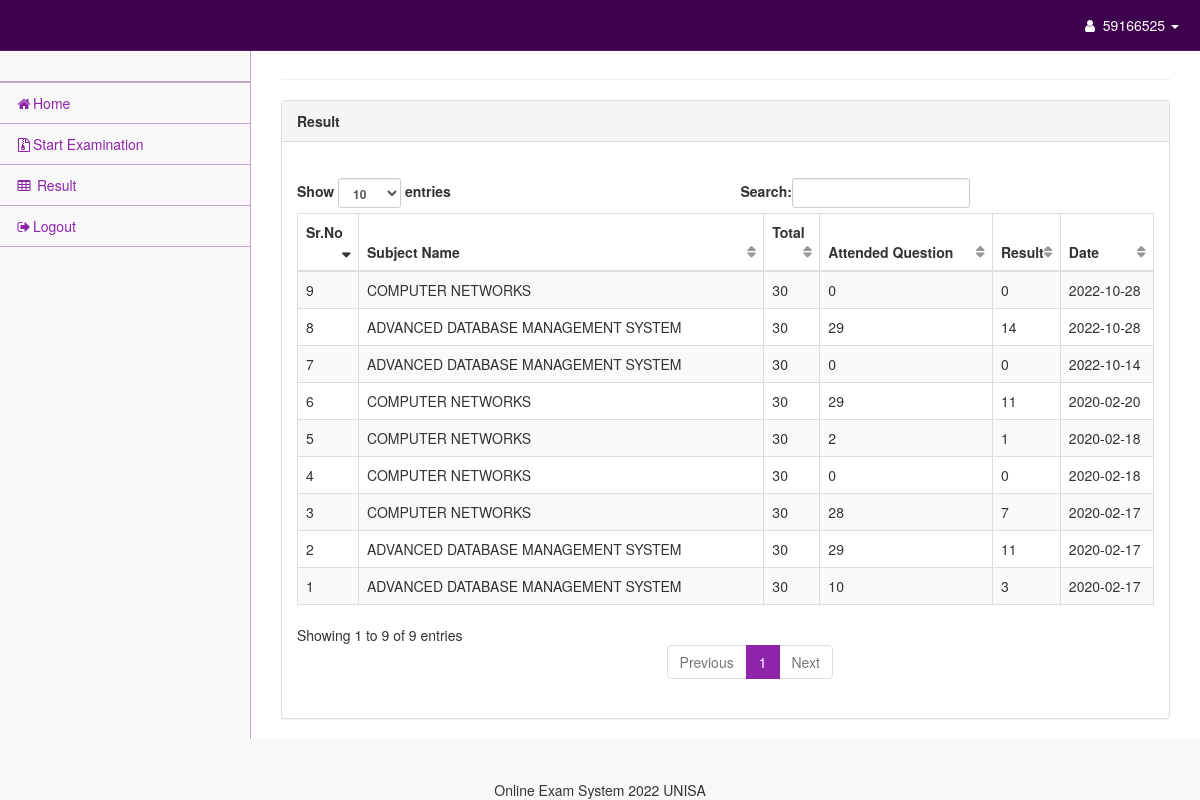
/result.php (signed in), run on the app's committed database.
### tables this page shows
CREATE TABLE `result` (
  `id` int(11) NOT NULL,
  `user_id` int(11) NOT NULL,
  `branch` text NOT NULL,
  `sem` text NOT NULL,
  `subject` text NOT NULL,
  `attend_que` text NOT NULL,
  `obtained_marks` text NOT NULL,
  `exam_date` date NOT NULL,
  `delete_status` int(11) NOT NULL
);

### result.php (the view, shortened to what this page needs)
<?php
include("header.php");
include("connect.php");
$sql ="select * from result  WHERE user_id='".$_SESSION['user_id']."'  ";
$result=$conn->query($sql);
?>
<div id="page-wrapper">
                <div class="container-fluid">
                    <div class="row">
                        <div class="col-lg-12">
                            <h1 class="page-header"></h1>
                        </div>
                    </div>
                    <div class="row">
                        <div class="col-lg-12">
                            <div class="panel panel-default">
                                <div class="panel-heading">
                                 <b>  Result</b>
                                </div>
                                <div class="panel-body">
                                    <br>
                                    <div class="table-responsive">
<table class="table table-striped table-bordered table-hover" id="dataTables-example">
    <div class="col-sm-6">
        <div id="dataTables-example_filter" class="dataTables_filter">
            <thead>
                <tr>
                    <th>Sr.No</th>
                    <th>Subject Name </th>
                    <th>Total</th>
                    <th>Attended Question</th>
                    <th>Result</th>
                     <th>Date</th>
                </tr>
            </thead>
            <tbody>
                                        <?php
                                            $count = 1;
                                            while ($row = mysqli_fetch_assoc($result)) {
                                        ?>
<?php
foreach ($result as $row) {
    ?>
    <tr>
        <td><?php echo $count; ?></td>
        <td><?php echo $row['subject']; ?></td>
         <td>30</td>
        <td><?php echo $row['attend_que']; ?></td>
        <td><?php echo $row['obtained_marks']; ?></td>
        <td><?php echo $row['exam_date']; ?></td>
         <?php $count++; } ?>
<?php
}
?>
                                        </tbody>
        </div>
    </div>
</table>
                                    </div>
                                </div>
                            </div>
                        </div>
                    </div>
                            </div>
                        </div>
                    </div>
</html>
<?php
include("footer.php");
?>

### header.php (shortened to what this page needs)
<?php
$filepage = explode('/',$_SERVER['REQUEST_URI']);
$filepage = end($filepage);
?>
<!DOCTYPE html>
<html lang="en">
    <head>
       <link href="css/bootstrap.min.css" rel="stylesheet">
        <link href="css/metisMenu.min.css" rel="stylesheet">
        <link href="css/timeline.css" rel="stylesheet">
        <link href="css/startmin.css" rel="stylesheet">
        <link href="css/morris.css" rel="stylesheet">
        <link href="css/font-awesome.min.css" rel="stylesheet" type="text/css">
        <link rel="stylesheet" href="css/style.css">
    </head>
    <body>
        <div id="wrapper">
            <nav class="navbar navbar-inverse navbar-fixed-top" role="navigation">
                  <ul class="nav navbar-right navbar-top-links">
                 <li class="dropdown">
                                              <a class="dropdown-toggle" data-toggle="dropdown" href="#">
                            <i class="fa fa-user fa-fw"></i>
                            <?php
      if(isset ($_SESSION['user_id']))
      {
        echo $_SESSION['user_name'];
      }
      else
      {
        echo 'USER';
      }
    ?>
    <?php
                        if(isset ($_SESSION['user_id']))
      {
                        ?>
  <b class="caret"></b>
                        </a>
                        <?php }
                        ?>
                    </li>
                </ul>
                <div class="navbar-default sidebar" role="navigation">
                    <div class="sidebar-nav navbar-collapse">
                        <ul class="nav" id="side-menu">
                            <li class="sidebar-search">
                            </li>
                                           <?php
 if(isset($_SESSION['user_id'])) {
                        if($filepage != 'examination.php'){ ?>
                          <li>
                             <li>
                                <a href="home.php"><i class="fa fa-home fa-fw"></i>Home</a>
                            </li>
                            <li>
                                <a href="exam.php?action=student-modules"><i class="fa fa-file-archive-o fa-fw"></i>Start Examination</a>
                            </li>
                             <li>
                            <a href="result.php"><i class="fa fa-table fa-fw"></i> Result</a>
                            </li>
                            <li>
                            <a href="logout.php"><i class="fa fa-sign-out fa-fw"></i>Logout</a>
                            </li>
                            </li>
                    <?php } else { ?>
                            <li><a href="result_count.php" id="endExamBtn"> <i class="fa fa-user fa-fw"></i> End-Exam</a></li>
                            <li><a href="logout.php"> <i class="fa fa-sign-out fa-fw"></i> Logout</a></li>
                        <?php }
                    } ?>
                </div>
            </nav>

### footer.php (shortened to what this page needs)
</head>
<body>
<br>
<footer class="footer" style="  position: fixed;left: 0;bottom: 0;width: 100%;text-align: center;"> <br>Online Exam System 2022 UNISA </a>
<br>
</body>
</html>
    </body>
</html>

### css/startmin.css (style rules this page uses)
body { background-color: #f8f8f8; }
#wrapper { width: 100%; }
#page-wrapper { padding-top: 30px; min-height: 568px; background-color: #fff; }
@media (min-width:768px) { #page-wrapper { position: inherit; margin-left: 250px; padding: 30px 15px 0 15px; border-left: 1px solid #c0a6c7; } }
.navbar-right { text-align: right; }
.navbar-top-links { margin: 0; }
.navbar-top-links li { display: inline-block; }
.navbar-top-links li:last-child { margin-right: 6px; }
.navbar-top-links li a { padding: 15px; min-height: 50px; }
.navbar-top-links>li>a { color: #fff; }
.sidebar .sidebar-nav.navbar-collapse { padding-right: 0; padding-left: 0; }
.sidebar .sidebar-search { padding: 15px; }
.sidebar ul li { border-bottom: 1px solid #c0a6c7; }
@media (min-width:768px) { .sidebar { z-index: 1; position: absolute; width: 250px; margin-top: 51px; } }
table.dataTable thead .sorting, table.dataTable thead .sorting_asc, table.dataTable thead .sorting_desc, table.dataTable thead .sorting_asc_disabled, table.dataTable thead .sorting_desc_disabled { background: 0 0; }
table.dataTable thead .sorting_desc:after { content: "\f0dd"; float: right; font-family: fontawesome; }
table.dataTable thead .sorting:after { content: "\f0dc"; float: right; font-family: fontawesome; color: rgba(50,50,50,.5); }

### data on the page
result: subject "ADVANCED DATABASE MANAGEMENT SYSTEM", attend_que "10", obtained_marks "3", exam_date "2020-02-17"
result: subject "ADVANCED DATABASE MANAGEMENT SYSTEM", attend_que "29", obtained_marks "11", exam_date "2020-02-17"
result: subject "COMPUTER NETWORKS", attend_que "28", obtained_marks "7", exam_date "2020-02-17"
result: subject "COMPUTER NETWORKS", attend_que "0", obtained_marks "0", exam_date "2020-02-18"
result: subject "COMPUTER NETWORKS", attend_que "2", obtained_marks "1", exam_date "2020-02-18"
result: subject "COMPUTER NETWORKS", attend_que "29", obtained_marks "11", exam_date "2020-02-20"
result: subject "ADVANCED DATABASE MANAGEMENT SYSTEM", attend_que "0", obtained_marks "0", exam_date "2022-10-14"
result: subject "ADVANCED DATABASE MANAGEMENT SYSTEM", attend_que "29", obtained_marks "14", exam_date "2022-10-28"
result: subject "COMPUTER NETWORKS", attend_que "0", obtained_marks "0", exam_date "2022-10-28"

### other printed values
$_SESSION['user_name'] "59166525"
